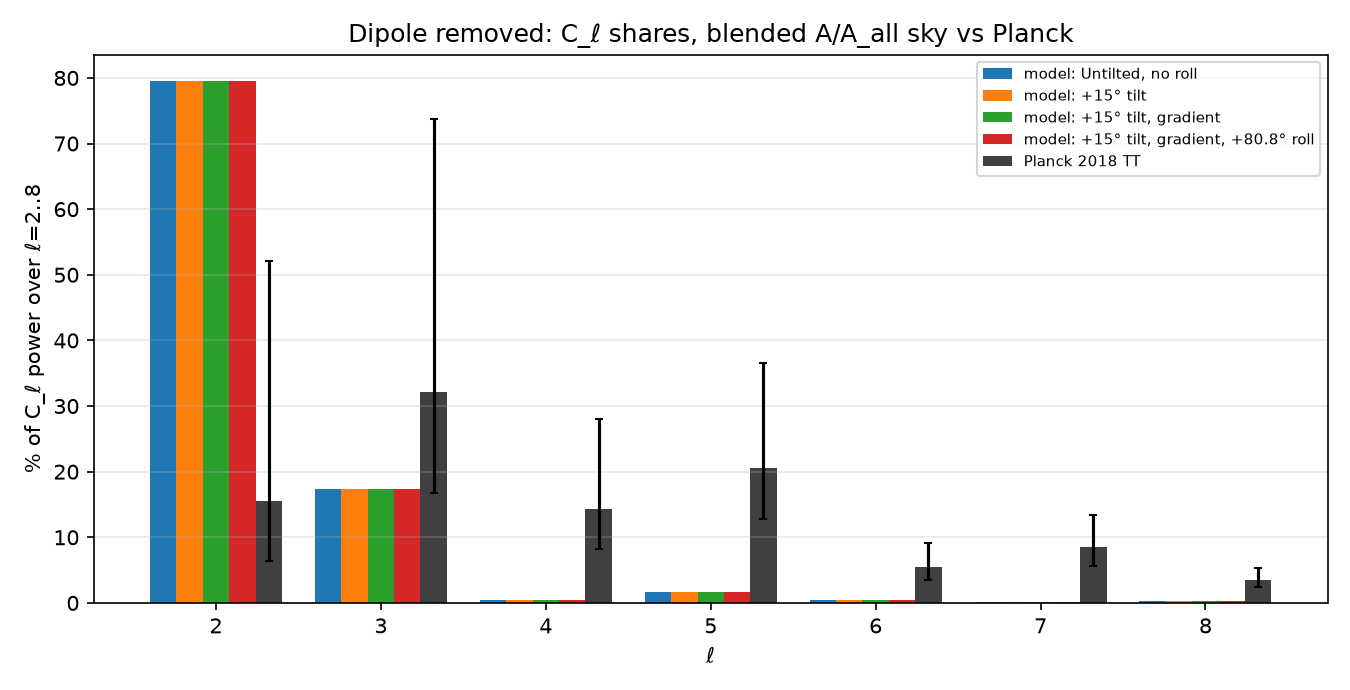

Here is the Python script that generated this plot:
"""ℓ=2..8 power shares (dipole removed): blended A/A_all sky model vs Planck 2018 TT.
Model C_ℓ from A_sky_Cl_blend.json (run A_sky_Cl_blend.py first). Planck: COM_PowerSpect_CMB-TT-full_R3.01.txt,
C_ℓ = 2π D_ℓ/(ℓ(ℓ+1)) — same file/convention as the earlier m-share Planck bars. Writes A_sky_Cl_shares_vs_planck_blend.json/.png."""
import json, numpy as np, matplotlib; matplotlib.use("Agg")
import matplotlib.pyplot as plt
J = json.load(open("A_sky_Cl_blend.json")); L = np.arange(2, 9)
d = np.loadtxt("COM_PowerSpect_CMB-TT-full_R3.01.txt"); d = d[(d[:, 0] >= 2) & (d[:, 0] <= 8)]
f = 2*np.pi/(d[:, 0]*(d[:, 0]+1)); Cp = d[:, 1]*f; S = Cp.sum()
pp = 100*Cp/S; lo = 100*d[:, 2]*f/S; hi = 100*d[:, 3]*f/S
out = {"planck_source": "COM_PowerSpect_CMB-TT-full_R3.01.txt", "ell": L.tolist(), "planck_share_pct": pp.tolist(), "model_share_pct": {}}
fig, ax = plt.subplots(figsize=(9, 4.6)); rows = list(J["rows"]); w = 0.8/(len(rows)+1)
for i, k in enumerate(rows):
    c = np.array(J["rows"][k]["Cl"])[2:9]; s = 100*c/c.sum(); out["model_share_pct"][k] = s.tolist()
    ax.bar(L + (i - len(rows)/2)*w, s, w, label="model: " + k)
ax.bar(L + (len(rows)/2)*w, pp, w, color="k", alpha=.75, yerr=[lo, hi], capsize=2, label="Planck 2018 TT")
ax.set(xlabel="ℓ", ylabel="% of C_ℓ power over ℓ=2..8", title="Dipole removed: C_ℓ shares, blended A/A_all sky vs Planck")
ax.legend(fontsize=7); ax.grid(axis="y", alpha=.3); fig.tight_layout(); fig.savefig("A_sky_Cl_shares_vs_planck_blend.png", dpi=150)
json.dump(out, open("A_sky_Cl_shares_vs_planck_blend.json", "w"), indent=1)
print("planck", np.round(pp, 1))
for k, v in out["model_share_pct"].items(): print(k, np.round(v, 1))
